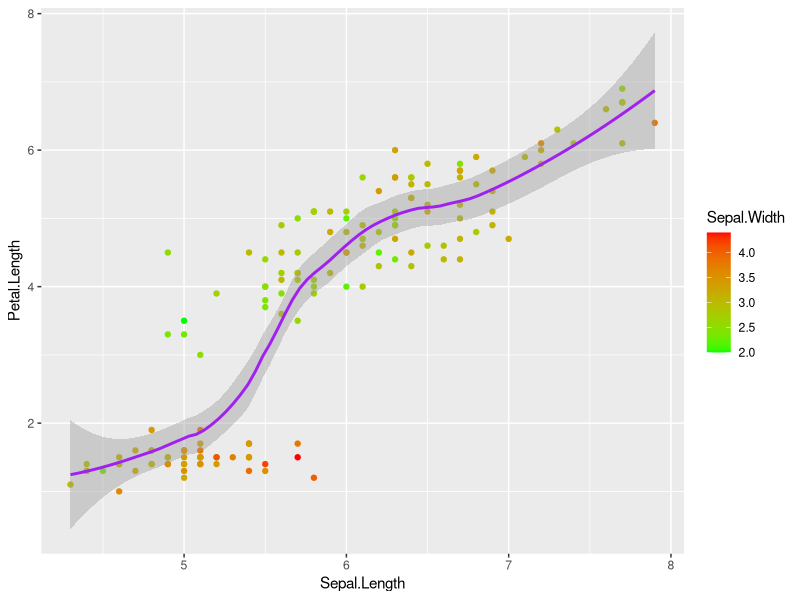
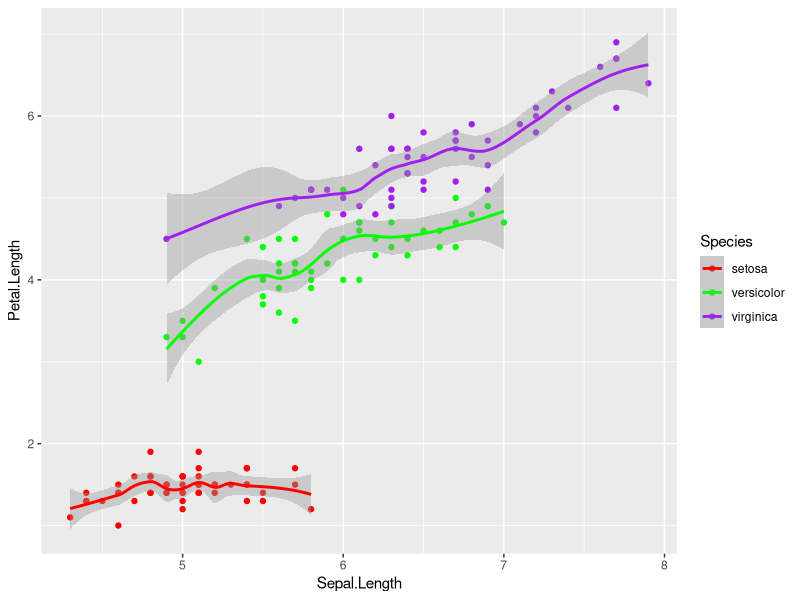
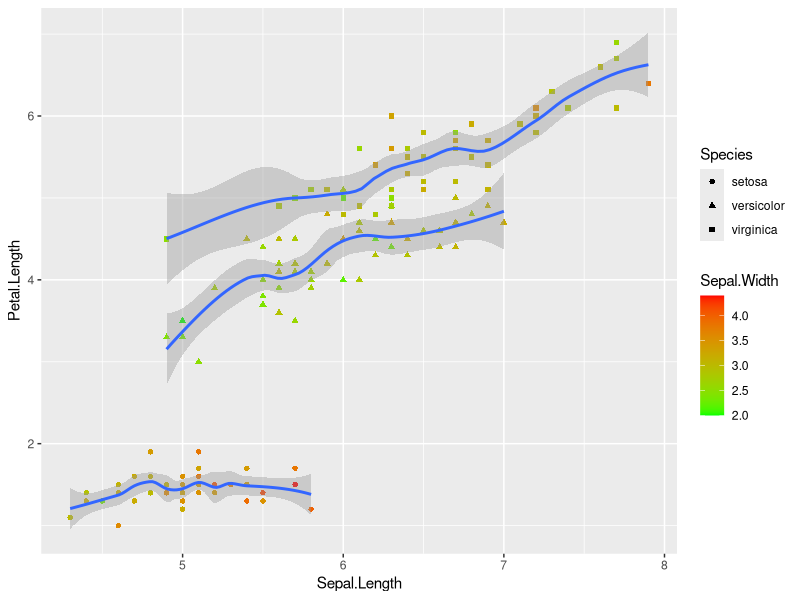
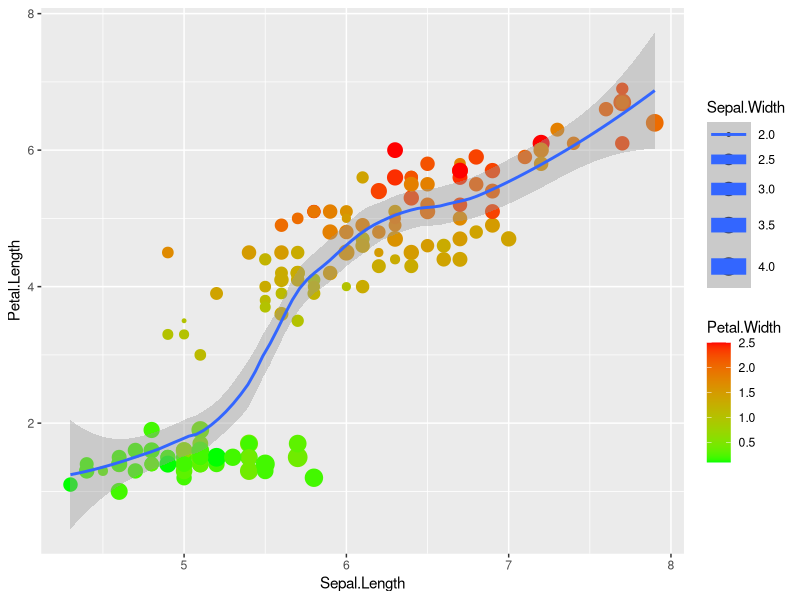
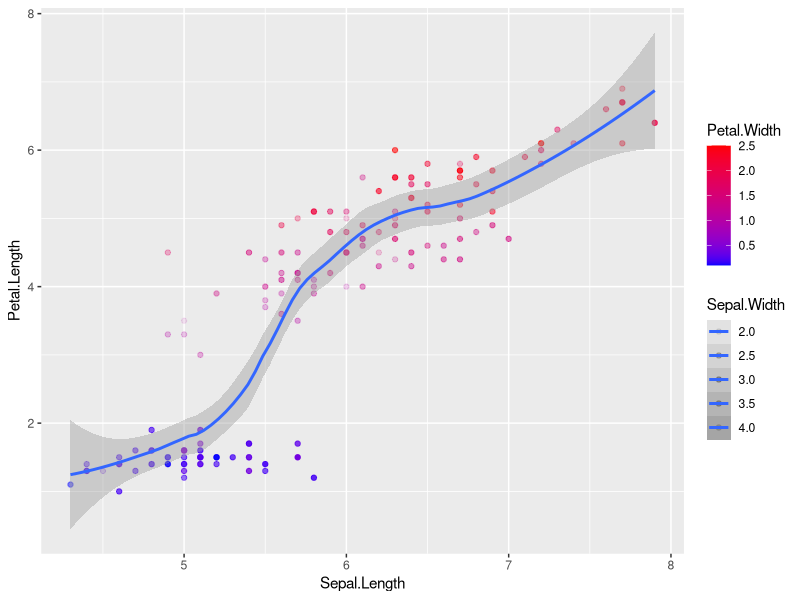
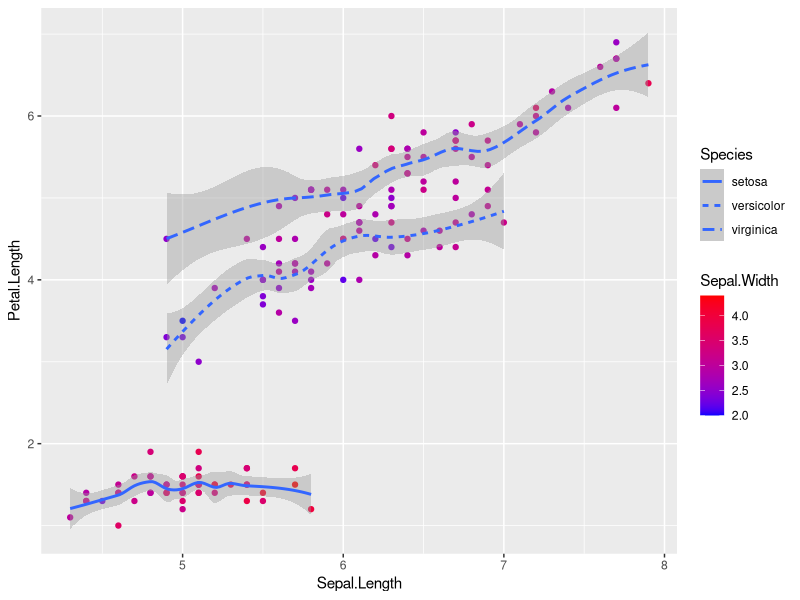
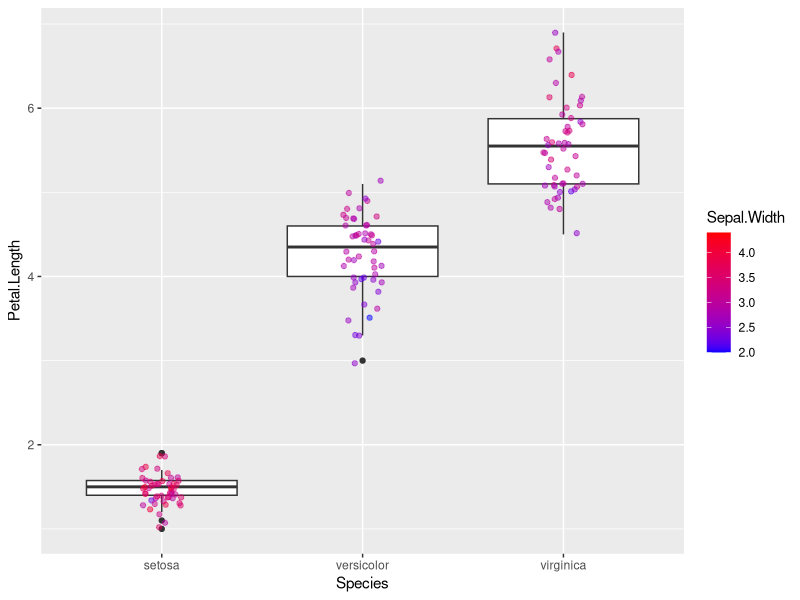

R code for these plots, in order:
#这个loess可以用来观测变量之间的关系，是否线性以及复杂性，我认为是一个非常不错的方法
#先加载必要的数据和包
library(ggplot2)
data(iris)

#数据的解释

#Sepal.Length，Petal.Length，Sepal.Width，Petal.Width都是四个连续变量，Species为类别变量

###第一种：我们现在有两个连续的自变量

# 通过颜色区分另一个连续自变量，并自定义颜色渐变，即把Sepal.Width映射
ggplot(iris, aes(Sepal.Length, Petal.Length, color = Sepal.Width)) +
  geom_point() +
  geom_smooth(method = "loess", span = 0.5,color = 'purple') +
  scale_color_gradient(low = "green", high = "red")  # 自定义颜色从绿到红

###第二种：我们现在有一个连续变量和一个分类变量

library(ggplot2)
data(iris)
ggplot(iris, aes(Sepal.Length, Petal.Length, color = Species)) +
  geom_point() +
  geom_smooth(method = "loess", span = 0.5) +
  scale_color_manual(values = c("setosa" = "red", "versicolor" = "green", "virginica" = "purple"))  # 自定义颜色

###除了颜色外，你还可以将额外的自变量映射到以下属性：
##形状 (shape)：适用于离散变量，将不同的类别映射到不同的点形状。
##大小 (size)：适用于连续或离散变量，用于调整点的大小。
##透明度 (alpha)：适用于连续或离散变量，通过透明度来区分数据点。
##线型 (linetype)：适用于离散变量，用于区分不同类别的线型。

# 将 Species 映射到形状，现在是一个分类和两个连续
ggplot(iris, aes(Sepal.Length, Petal.Length, color = Sepal.Width, shape = Species)) +
  geom_point() +
  geom_smooth(method = "loess", span = 0.5) +
  scale_color_gradient(low = "green", high = "red")  # 自定义颜色从绿到红


# 将 Sepal.Width 映射到大小，将 Petal.Width 映射到颜色，三个连续
ggplot(iris, aes(Sepal.Length, Petal.Length, color = Petal.Width, size = Sepal.Width)) +
  geom_point() +
  geom_smooth(method = "loess", span = 0.5) +
  scale_color_gradient(low = "green", high = "red") 


# 将 Sepal.Width 映射到透明度，三个连续变量
ggplot(iris, aes(Sepal.Length, Petal.Length, color = Petal.Width, alpha = Sepal.Width)) +
  geom_point() +
  geom_smooth(method = "loess", span = 0.5) +
  scale_color_gradient(low = "blue", high = "red")


# 将 Species 映射到线型，一个分类，两个连续
ggplot(iris, aes(Sepal.Length, Petal.Length, color = Sepal.Width, linetype = Species)) +
  geom_point() +
  geom_smooth(method = "loess", span = 0.5) +
  scale_color_gradient(low = "blue", high = "red")


#对自变量为类别，其实用loess只能将其映射而不能作为XY轴，所以用boxplot会更好
# 使用箱线图显示类别变量与连续变量之间的关系
ggplot(iris, aes(Species, Petal.Length, color = Sepal.Width)) +
  geom_boxplot() +
  scale_color_gradient(low = "blue", high = "red")+
  geom_jitter(width = 0.1, alpha = 0.5)  # 添加抖动点图以显示数据分布
